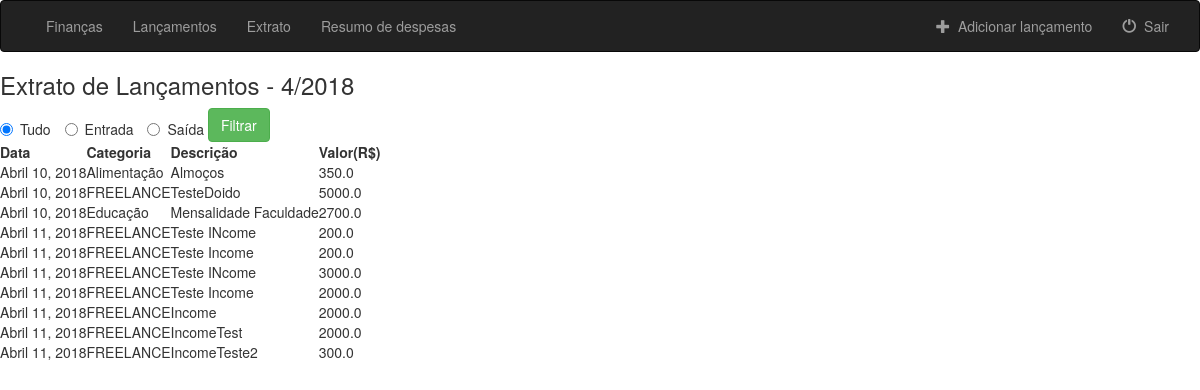
The app's page /finances/entries_statement/ (signed in), older data.
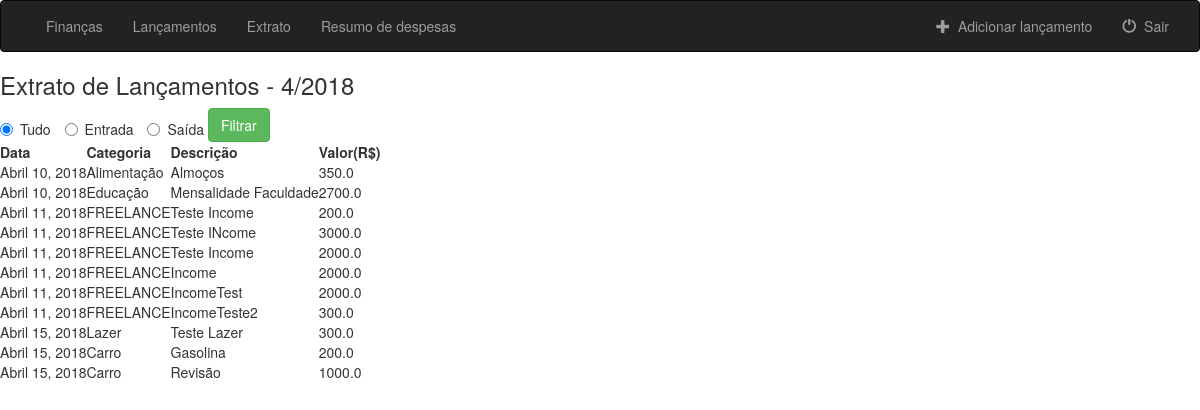
The same page, newer data.
### finances/models.py (models this page shows, shortened)
class Entry(models.Model):
    agent = models.ForeignKey(User, on_delete=models.CASCADE)
    category = models.ForeignKey(Category, on_delete=models.CASCADE)
    description = models.CharField(max_length=100)
    amount = models.FloatField()
    entry_date = models.DateField(default=timezone.now)
    objects = EntryManager()

class Category(models.Model):
    INCOME = 'IN'
    EXPENSE = 'EX'
    ENTRY_TYPE_CHOICES = (
        (INCOME, 'INCOME'),
        (EXPENSE, 'EXPENSE'),
    )
    entries_type = models.CharField(
        max_length=2,
        choices=ENTRY_TYPE_CHOICES,
        default= EXPENSE,
    )
    description = models.CharField(max_length=100)

### finances/views.py (the view)
# urls.py: path('entries_statement/', views.EntriesStatement.as_view(), name='entries_statement'),
class EntriesStatement(LoginRequiredMixin, View):
    template_name = 'finances/entries_statement.html'
    login_url = "finances:login_user"
    def get(self, request):
        return get_list_entries(request, None, self.template_name)

### finances/models.py (called while the page is built)
    def get_entries(self, user, month, year, limit, entry_type):
        try:
            return self.order_by('entry_date').filter(
                agent=user, category__in=Category.objects.filter(entries_type__in=entry_type),
                entry_date__month=month, entry_date__year=year
                )[:limit]
        except ObjectDoesNotExist:
            return None

    def get_incomes(self, user, month, year, limit):
        return self.get_entries(user, month, year, limit, [('IN')])

    def get_expenses(self, user, month, year, limit):
        return self.get_entries(user, month, year, limit, [('EX')])

    def get_all_entries(self, user, month, year, limit):
        return self.get_entries(user, month, year, limit, [('IN'), ('EX')])

    def get_entries_amount(self, user, entries):
        return entries.aggregate(Sum('amount'))

    def get_amount_expenses_by_category(self, user, month, year, limit):
        expenses = self.get_expenses(user, month, year, limit)
        return expenses.order_by('category__description').values('category__description').annotate(Sum('amount'))

### finances/templates/finances/entries_statement.html (shortened to what this page needs)
{% extends 'finances/base.html' %}
{% block body %}
<h3>Extrato de Lançamentos - {{current_month}}/{{current_year}}</h3>
<form class="form-horizontal" role="form" action="{% url 'finances:entries_statement'%}" method="get" enctype="multipart/form-data">
    <label class="radio-inline">
        <input type="radio" name="entry_type" value="all" checked="checked">Tudo
    </label>
    <label class="radio-inline"><input type="radio" name="entry_type" value="income">Entrada</label>
    <label class="radio-inline"><input type="radio" name="entry_type" value="expense">Saída</label>
    <button type="submit" class="btn btn-success">Filtrar</button>
</form>
<table>
    <tr>
        <th>Data</th>
        <th>Categoria</th>
        <th>Descrição</th>
        <th>Valor(R$)</th>
    </tr>
    {% if entry_type == 'income' %}
        {% for entry in incomes %}
            <tr>
                <td>{{entry.entry_date}}</td>
                <td>{{entry.category.description}}</td>
                <td>{{entry.description}}</td>
                <td>{{entry.amount}}</td>
            </tr>
        {% endfor %}
    {% else %}
        {% for entry in all_entries %}
            <tr>
                <td>{{entry.entry_date}}</td>
                <td>{{entry.category.description}}</td>
                <td>{{entry.description}}</td>
                <td>{{entry.amount}}</td>
            </tr>
        {% endfor %}
    {% endif %}
</table>
{% endblock %}

Row changes from the older to the newer data that the page shows:
no longer on this page (row edited): Entry: entry_date "Abril 10, 2018", category.description "FREELANCE", description "TesteDoido", amount "5000.0"
no longer on this page (row edited): Entry: entry_date "Abril 11, 2018", category.description "FREELANCE", description "Teste INcome", amount "200.0"
added Entry: entry_date "Abril 15, 2018", category.description "Lazer", description "Teste Lazer", amount "300.0"
added Entry: entry_date "Abril 15, 2018", category.description "Carro", description "Gasolina", amount "200.0"
added Entry: entry_date "Abril 15, 2018", category.description "Carro", description "Revisão", amount "1000.0"
